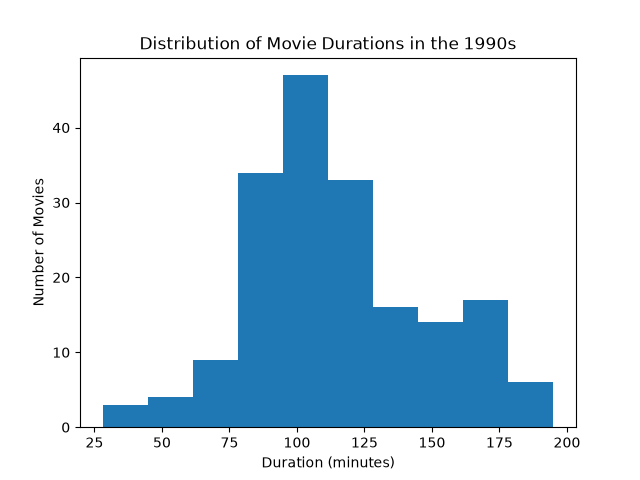

Generate this figure with Python:
# FILE: analysis.py

# Importing pandas and matplotlib
import pandas as pd
import matplotlib.pyplot as plt
from datasets.exceptions import ManualDownloadError

# Read in the Netflix CSV as a DataFrame
netflix_df = pd.read_csv("netflix_data.csv")

netflix_df

# Extracting specific decade (movies between 1990 and 1999) infomation for the task
movies = netflix_df[(netflix_df["release_year"] >= 1990) & (netflix_df["release_year"] <= 1999)]
movies_1990s = movies[movies["type"] == "Movie"]

# Counting movies less 90 minutes
movies_time = movies_1990s["duration"].value_counts()
print(movies_time)                  # value_count() gave 94 as the highest

# Visualize the duration column of your filtered data to see the distribution of movie durations
# See which bar is the highest and save the duration value, this doesn't need to be exact!

plt.hist(movies_1990s["duration"])
plt.title('Distribution of Movie Durations in the 1990s')
plt.xlabel('Duration (minutes)')
plt.ylabel('Number of Movies')
plt.savefig("analysis.png" )
plt.show()

# Visualization with matplot gave 100 as the highest
duration = 100

# Isolation movies less than 90 minutes which are also "Action" genre
movies_less90 = movies_1990s[(movies_1990s["duration"] < 90) & (movies_1990s["genre"] == "Action")]
short_movie_count = len(movies_less90)
print("Using a striaght forword approach: ", short_movie_count)


# Or use a for loop and a counter to count how many short action movies there were in the 1990s
# Start the counter
short_movie_count1 = 0

# Iterate over the labels and rows of the DataFrame and check if the duration is less than 90, if it is, add 1 to the counter, if it isn't, the counter should remain the same
for label, row in movies_less90.iterrows() :
    if row["duration"] < 90 :
        short_movie_count1 = short_movie_count1 + 1
    else:
        short_movie_count1 = short_movie_count1

print("Using the 'for' loop: ", short_movie_count1)



################# THE END ###################
# Author: Gabriel Lord Manu
# Task: DataCamp Project
# Sponsor: BHN Academy Germany
